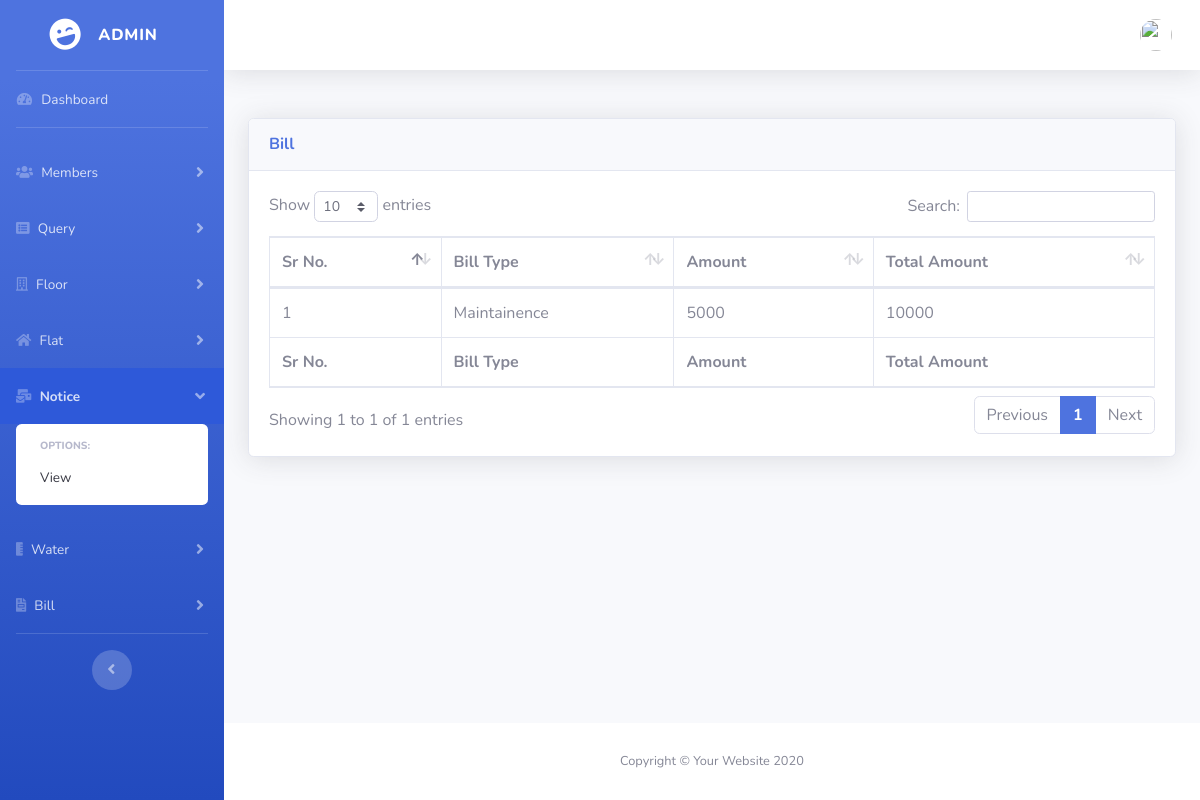
Screenshot of /admin/bill.php (signed in) with the database file from the repository.
### tables this page shows
CREATE TABLE `bill` (
  `id` int(11) NOT NULL,
  `bill_type` varchar(255) NOT NULL,
  `bill_amount` int(11) NOT NULL,
  `created_at` varchar(255) NOT NULL,
  `updated_at` varchar(255) NOT NULL
);

### admin/classes/Database.php (called while the page is built, shortened)
<?php
    class Database{
        private $host;
        private $username;
        private $password;
        private $database;
        private $connection;
        public function __construct(){
            $this->host = "localhost";
            $this->username = "root";
            $this->password = "";
            $this->database = "societymanagement";
        }
        public function connectDB(){
            $this->connection = new mysqli($this->host, $this->username, $this->password);
            $db_selected = $this->connection->select_db($this->database);
        }
        public function getConnection(){
            return $this->connection;
        }
    }
    $database = new Database();
?>

### admin/classes/Session.php (called while the page is built, shortened)
<?php
class Session {
    public static function isSessionStart(){
        if(isset($_SESSION['login'])){
            return true;
        } else{
            return false;
        }
    }
}

### admin/classes/Bill.php (called while the page is built, shortened)
<?php
    include_once("Database.php");
    include_once("Session.php");
    class Bill{
        private $connection;
        public function __construct(){
            global $database;
            $this->connection = $database->getConnection();
        }
        public function readAllBill(){
            $result_set = $this->connection->query("SELECT * FROM bill");
            return $result_set;
        }
    }
?>

### admin/classes/Floor.php (called while the page is built, shortened)
<?php
    include_once("Database.php");
    include_once("Session.php");
    class Floor{
        private $connection;
        public function __construct(){
            global $database;
            $this->connection = $database->getConnection();
        }
        public function getTotalFlatCount(){
            $sql = "SELECT count(*) AS total_count from building";
            $result_set = $this->connection->query($sql);
            if($row = mysqli_fetch_assoc($result_set)){
                return $row['total_count'];
            }else{
                die("Error while Fetching total count of FLAT");
            }
        }
    }
?>

### admin/includes/bill/view-bill.php (the view, shortened to what this page needs)
<?php
    $bill = new Bill();
    $floor = new Floor();
    $totalFlatCount = $floor->getTotalFlatCount();
?>
<div class="card shadow mb-4">
    <div class="card-header py-3">
        <h6 class="m-0 font-weight-bold text-primary">Bill</h6> </div>
    <div class="card-body">
        <div class="table-responsive">
            <table class="table table-bordered" id="dataTable" width="100%" cellspacing="0">
                <thead>
                    <tr>
                        <th>Sr No.</th>
                        <th>Bill Type</th>
                        <th>Amount</th>
                        <th>Total Amount</th>
                    </tr>
                </thead>
                <tfoot>
                    <tr>
                        <th>Sr No.</th>
                        <th>Bill Type</th>
                        <th>Amount</th>
                        <th>Total Amount</th>
                    </tr>
                </tfoot>
                 <tbody>
                  <?php
                        $id = 0;
                        $allBills = $bill->readAllBill();
                        while($row = mysqli_fetch_assoc($allBills)){
                            $id = $id+1;
                            $bill_type = $row['bill_type'];
                            $bill_amount = $row['bill_amount'];
                            $total_amount = $bill_amount*$totalFlatCount;
                            echo "<tr>";
                            echo "<td>$id</td>";
                            echo "<td>$bill_type</td>";
                            echo "<td>$bill_amount</td>";
                            echo "<td>$total_amount</td>";
                            echo "</tr>";
                        }
                    ?>
                </tbody>
            </table>
        </div>
    </div>
</div>

### rows the page displays
bill: bill_type "Maintainence", bill_amount "5000", total_amount "10000"
